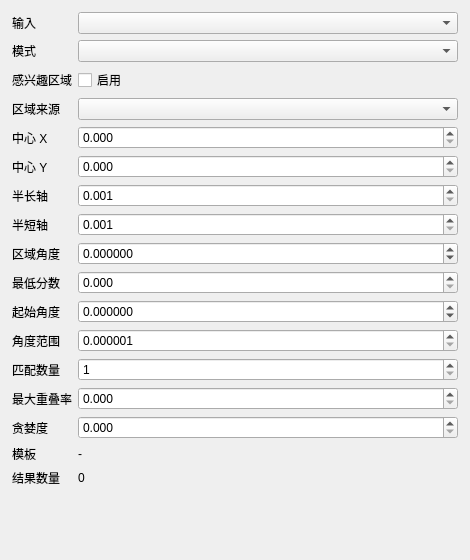
<?xml version="1.0" encoding="UTF-8"?>
<ui version="4.0">
 <class>HModelMatchWdg</class>
 <widget class="QWidget" name="HModelMatchWdg">
  <property name="geometry">
   <rect><x>0</x><y>0</y><width>470</width><height>560</height></rect>
  </property>
  <property name="windowTitle"><string>参数设置</string></property>
  <layout class="QVBoxLayout" name="verticalLayout">
   <property name="leftMargin"><number>12</number></property>
   <property name="topMargin"><number>12</number></property>
   <property name="rightMargin"><number>12</number></property>
   <property name="bottomMargin"><number>12</number></property>
   <item>
    <layout class="QFormLayout" name="formLayout">
     <property name="fieldGrowthPolicy"><enum>QFormLayout::AllNonFixedFieldsGrow</enum></property>
     <item row="0" column="0"><widget class="QLabel" name="lbInputImage"><property name="text"><string>输入</string></property></widget></item>
     <item row="0" column="1"><widget class="QComboBox" name="cmbInputImage"/></item>
     <item row="1" column="0"><widget class="QLabel" name="lbMode"><property name="text"><string>模式</string></property></widget></item>
     <item row="1" column="1"><widget class="QComboBox" name="cmbMode"/></item>
     <item row="2" column="0"><widget class="QLabel" name="lbUseRoi"><property name="text"><string>感兴趣区域</string></property></widget></item>
     <item row="2" column="1"><widget class="QCheckBox" name="ckbUseRoi"><property name="text"><string>启用</string></property></widget></item>
     <item row="3" column="0"><widget class="QLabel" name="lbRoiSource"><property name="text"><string>区域来源</string></property></widget></item>
     <item row="3" column="1"><widget class="QComboBox" name="cmbTemplateRoi"/></item>
     <item row="4" column="0"><widget class="QLabel" name="lbRoiX"><property name="text"><string>中心 X</string></property></widget></item>
     <item row="4" column="1"><widget class="QDoubleSpinBox" name="dsbRoiX"><property name="maximum"><double>1000000.000000000000000</double></property><property name="decimals"><number>3</number></property></widget></item>
     <item row="5" column="0"><widget class="QLabel" name="lbRoiY"><property name="text"><string>中心 Y</string></property></widget></item>
     <item row="5" column="1"><widget class="QDoubleSpinBox" name="dsbRoiY"><property name="maximum"><double>1000000.000000000000000</double></property><property name="decimals"><number>3</number></property></widget></item>
     <item row="6" column="0"><widget class="QLabel" name="lbLength1"><property name="text"><string>半长轴</string></property></widget></item>
     <item row="6" column="1"><widget class="QDoubleSpinBox" name="dsbLength1"><property name="minimum"><double>0.001000000000000</double></property><property name="maximum"><double>1000000.000000000000000</double></property><property name="decimals"><number>3</number></property></widget></item>
     <item row="7" column="0"><widget class="QLabel" name="lbLength2"><property name="text"><string>半短轴</string></property></widget></item>
     <item row="7" column="1"><widget class="QDoubleSpinBox" name="dsbLength2"><property name="minimum"><double>0.001000000000000</double></property><property name="maximum"><double>1000000.000000000000000</double></property><property name="decimals"><number>3</number></property></widget></item>
     <item row="8" column="0"><widget class="QLabel" name="lbRoiAngle"><property name="text"><string>区域角度</string></property></widget></item>
     <item row="8" column="1"><widget class="QDoubleSpinBox" name="dsbRoiAngle"><property name="minimum"><double>-1000.000000000000000</double></property><property name="maximum"><double>1000.000000000000000</double></property><property name="decimals"><number>6</number></property></widget></item>
     <item row="9" column="0"><widget class="QLabel" name="lbMinScore"><property name="text"><string>最低分数</string></property></widget></item>
     <item row="9" column="1"><widget class="QDoubleSpinBox" name="dsbMinScore"><property name="maximum"><double>1.000000000000000</double></property><property name="singleStep"><double>0.050000000000000</double></property><property name="decimals"><number>3</number></property></widget></item>
     <item row="10" column="0"><widget class="QLabel" name="lbAngleStart"><property name="text"><string>起始角度</string></property></widget></item>
     <item row="10" column="1"><widget class="QDoubleSpinBox" name="dsbAngleStart"><property name="minimum"><double>-1000.000000000000000</double></property><property name="maximum"><double>1000.000000000000000</double></property><property name="decimals"><number>6</number></property></widget></item>
     <item row="11" column="0"><widget class="QLabel" name="lbAngleExtent"><property name="text"><string>角度范围</string></property></widget></item>
     <item row="11" column="1"><widget class="QDoubleSpinBox" name="dsbAngleExtent"><property name="minimum"><double>0.000001000000000</double></property><property name="maximum"><double>6.283185307179586</double></property><property name="decimals"><number>6</number></property></widget></item>
     <item row="12" column="0"><widget class="QLabel" name="lbNumMatches"><property name="text"><string>匹配数量</string></property></widget></item>
     <item row="12" column="1"><widget class="QSpinBox" name="spbNumMatches"><property name="minimum"><number>1</number></property><property name="maximum"><number>1000</number></property></widget></item>
     <item row="13" column="0"><widget class="QLabel" name="lbMaxOverlap"><property name="text"><string>最大重叠率</string></property></widget></item>
     <item row="13" column="1"><widget class="QDoubleSpinBox" name="dsbMaxOverlap"><property name="maximum"><double>1.000000000000000</double></property><property name="singleStep"><double>0.050000000000000</double></property><property name="decimals"><number>3</number></property></widget></item>
     <item row="14" column="0"><widget class="QLabel" name="lbGreediness"><property name="text"><string>贪婪度</string></property></widget></item>
     <item row="14" column="1"><widget class="QDoubleSpinBox" name="dsbGreediness"><property name="maximum"><double>1.000000000000000</double></property><property name="singleStep"><double>0.050000000000000</double></property><property name="decimals"><number>3</number></property></widget></item>
     <item row="15" column="0"><widget class="QLabel" name="lbTemplateState"><property name="text"><string>模板</string></property></widget></item>
     <item row="15" column="1"><widget class="QLabel" name="lbTemplateStateVal"><property name="text"><string>-</string></property></widget></item>
     <item row="16" column="0"><widget class="QLabel" name="lbMatchCount"><property name="text"><string>结果数量</string></property></widget></item>
     <item row="16" column="1"><widget class="QLabel" name="lbMatchCountVal"><property name="text"><string>0</string></property></widget></item>
    </layout>
   </item>
   <item><spacer name="verticalSpacer"><property name="orientation"><enum>Qt::Vertical</enum></property><property name="sizeHint" stdset="0"><size><width>20</width><height>20</height></size></property></spacer></item>
  </layout>
 </widget>
 <resources/>
 <connections/>
</ui>
